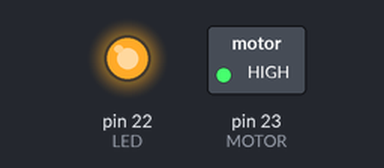
Recording of a sketch running on a simulated Arduino Mega 2560, built with avr-gcc and run on an emulated ATmega2560. Shown: switched loads named in the sketch (green lamp = pin HIGH), output pins drawn as LEDs (lit = HIGH).

Above: at 2.5 s.
At 7.5 s:
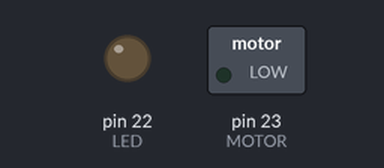
Timing chart, 0 to 13.0 s (numbered marks = the images above):
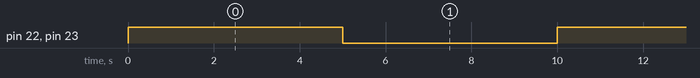

The sketch:

lab2.2.ino
```cpp
#define MOTOR  23
#define LED    22

void setup()
{
  pinMode(MOTOR, OUTPUT);
  pinMode(LED, OUTPUT);
}

void loop()
{
  digitalWrite(MOTOR, HIGH);
  digitalWrite(LED, HIGH);
  delay(5000); // Wait for 5000 millisecond(s)
  digitalWrite(MOTOR, LOW);
  digitalWrite(LED,LOW);
  delay(5000); // Wait for 5000 millisecond(s)
}
```

Measured:
- by itself, pin 22 (LED), pin 23 (MOTOR): alternates HIGH for 5.0 s and LOW for 5.0 s
